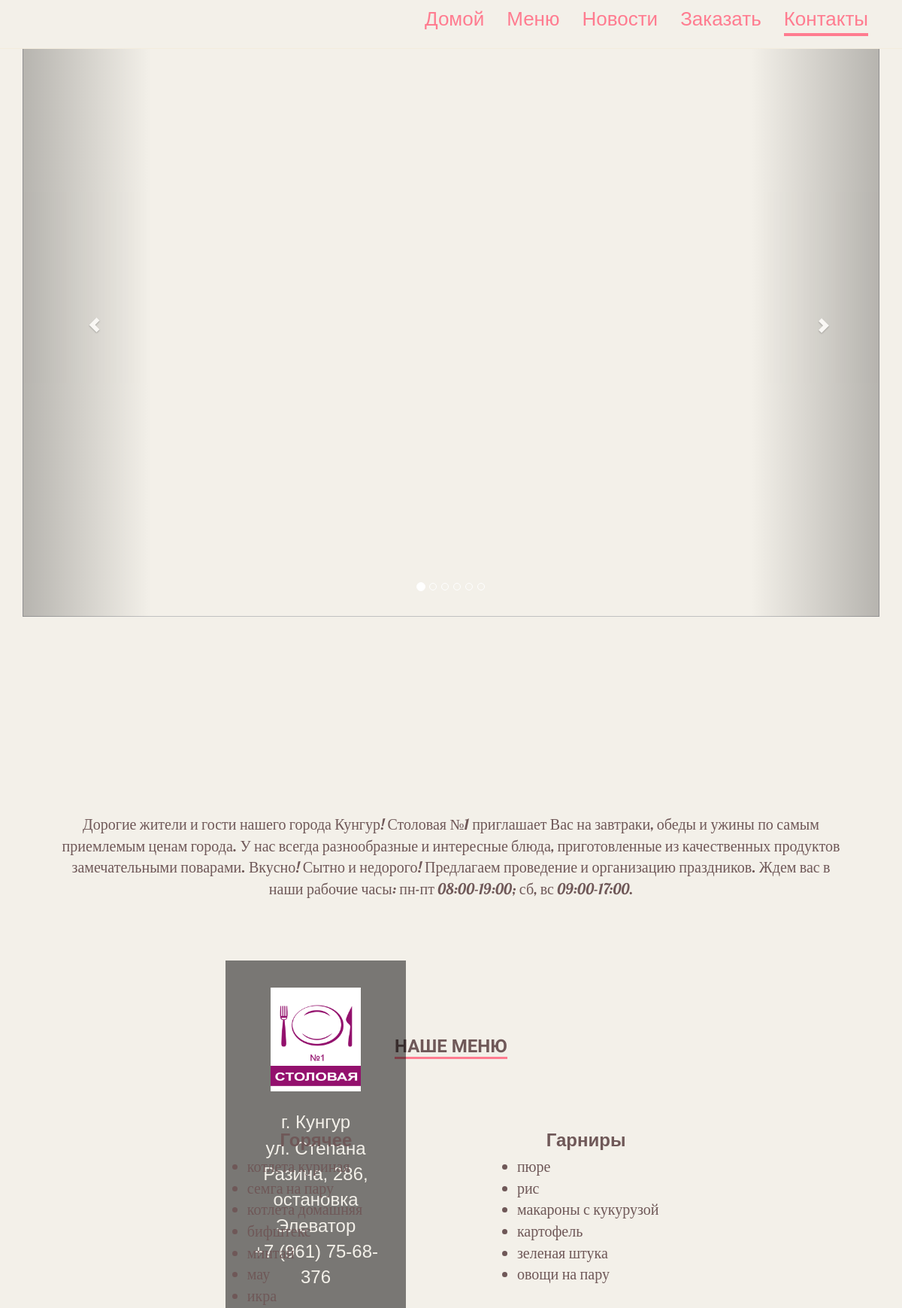
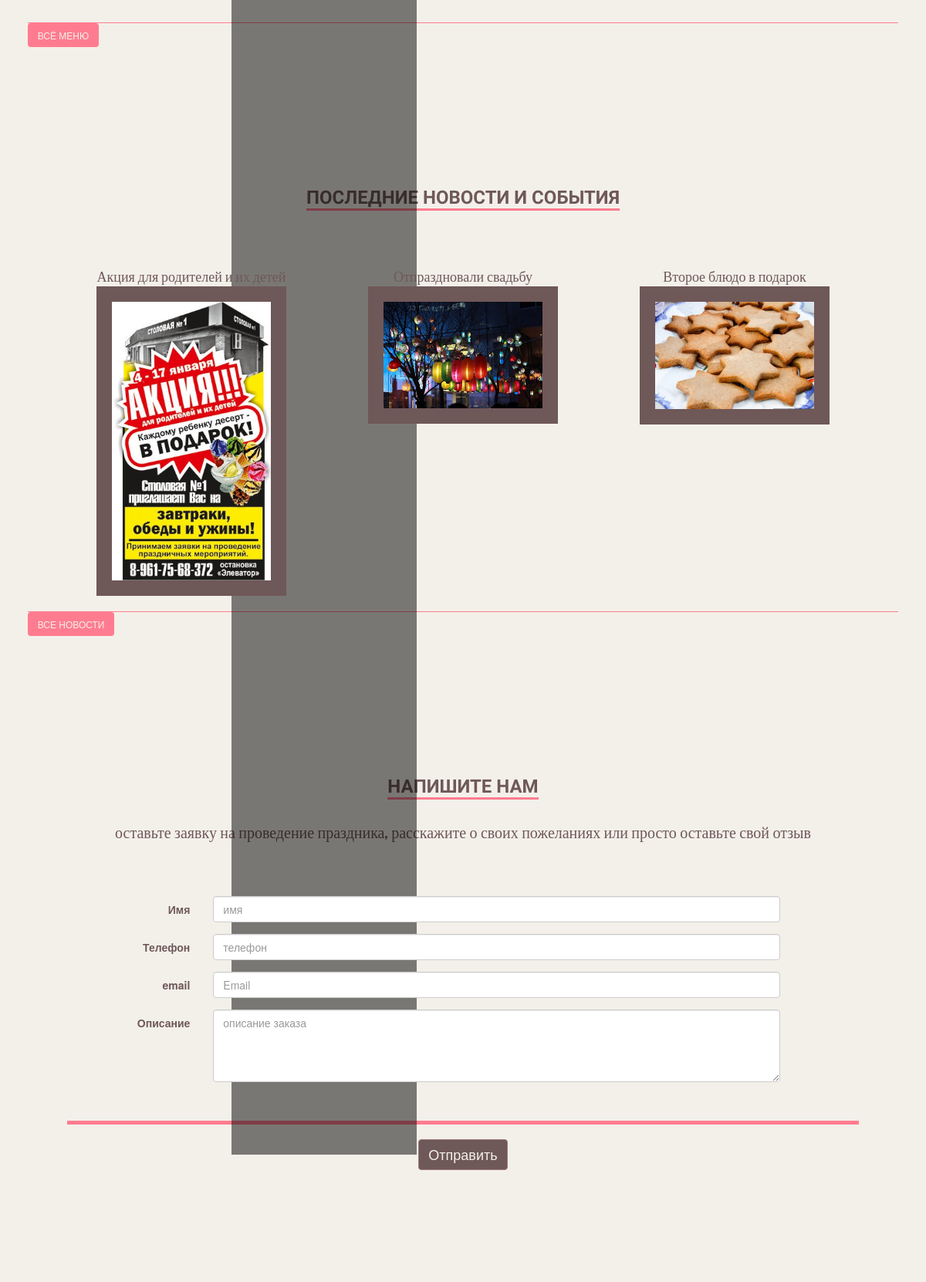
The page / (upper part) on the database its author committed (2 pictures, top to bottom).
### app/models.py (models this page shows, shortened)
class BasicData(models.Model):
    canteen_name = models.CharField(max_length=255,verbose_name=u'название столовой')
    city = models.TextField(verbose_name=u'город')
    street_home = models.TextField(verbose_name=u'улица_дом')
    tel = models.TextField(verbose_name=u'телефон')
    main_descr = models.TextField(verbose_name=u'главный текст')
    contact_text = models.TextField(verbose_name=u'текст для напишите нам')
    email = models.EmailField(blank=True)
    class Meta:
        verbose_name=u"общие данные"
        verbose_name_plural=u"общие данные"

### menuApp/models.py (models this page shows, shortened)
class CategoryMenu(models.Model):
    title = models.CharField(max_length=255)
    text = models.TextField()
    order = models.IntegerField()
    class Meta:
        verbose_name=u"категория"
        verbose_name_plural=u"категории"
        ordering=["order"]

class Dish(models.Model):
    name = models.CharField(max_length=255,verbose_name=u'название')
    descr = models.TextField(verbose_name=u'описание')
    price = models.FloatField(verbose_name=u'цена')
    isToday = models.BooleanField(verbose_name=u'сегодня в меню')
    img = models.ImageField(blank=True,verbose_name=u'фото блюда')
    category = models.ForeignKey(CategoryMenu,verbose_name=u'категория блюда')
    class Meta:
        verbose_name=u"блюдо"
        verbose_name_plural=u"блюда"

### newsApp/models.py (models this page shows, shortened)
class New(models.Model):
    title = models.CharField(max_length=255,verbose_name=u'Название')
    text = models.TextField(verbose_name=u'Текст новости')
    date =  models.DateTimeField(auto_now_add=True,verbose_name=u'Дата')
    category = models.ForeignKey(CategoryNews,verbose_name=u'Категория новости')
    @models.permalink
    def get_absolute_url(self):
        return ('news-detail', [self.id])
    class Meta:
        verbose_name=u"Новость"
        verbose_name_plural=u"Новости"

class New_Photos(models.Model):
    text = models.TextField(verbose_name=u'текст к фото если нужен')
    photo = models.ImageField(blank=True,verbose_name=u'фото')
    isDefault = models.BooleanField(verbose_name=u'обложка альбома')
    new = models.ForeignKey(New,verbose_name=u'фото относится к этой нвоости \ событию')
    def get_photo(self):
        if self.photo:
            return self.photo.url
        else:
            return DEFAULT_PHOTO
    class Meta:
        verbose_name=u"Фото"
        verbose_name_plural=u"Фотографии"

### app/views.py (the view)
# urls.py: url(r'^$', app.views.home, name='home'),
def home(request):
    assert isinstance(request, HttpRequest)
    return render(
        request,
        'app/index.html',
        {
            'news':New.objects.all().order_by('-date')[0:3],
            'dishes':[CategoryMenu.objects.get(title=u'Горячее'),CategoryMenu.objects.get(title=u'Гарниры')],
            'basicdata':BasicData.objects.all()[0]
        }
    )

### app/templates/app/index.html (shortened to what this page needs)
{% extends "app/layout.html" %}
{% block content %}
{% load staticfiles %}
<div class="navbar navbar-fixed-top main-navbar mdl-shadow--4dp" id="main-navbar">
    <div class="container">
        <div class="navbar-collapse collapse" id="main-menu">
            <ul class="nav navbar-nav navbar-right main-navbar-right">
                <li class="first"><a  href="#Home">Домой</a></li>
                <li class="first"><a href="#OurMenu">Меню</a></li>
                <li class="second"><a href="#OurNews">Новости</a></li>
                <li><a href="#Order">Заказать</a></li>
                <li><a href="#OurAddress">Контакты</a></li>
            </ul>
        </div>
    </div>
</div>
<div class="container body-content">
    <div class="container-fluid" id="Home">
        <div id="main-carousel" class="carousel slide" data-ride="carousel">
            <ol class="carousel-indicators">
                <li data-target="#main-carousel" data-slide-to="0" class="active"></li>
                <li data-target="#main-carousel" data-slide-to="1"></li>
                <li data-target="#main-carousel" data-slide-to="2"></li>
                <li data-target="#main-carousel" data-slide-to="3"></li>
                <li data-target="#main-carousel" data-slide-to="4"></li>
                <li data-target="#main-carousel" data-slide-to="5"></li>
            </ol>
            <div class="carousel-inner">
                <div class="item active">
                    <img src="../static/img_sources/carusel/1.jpg" alt="carusel_1.jpg" />
                </div>
            </div>
            <a class="left carousel-control" href="#main-carousel" data-slide="prev">
                <span class="glyphicon glyphicon-chevron-left"></span>
            </a>
            <a class="right carousel-control" href="#main-carousel" data-slide="next">
                <span class="glyphicon glyphicon-chevron-right"></span>
            </a>
        </div>
        <div class="logo-main visible-lg">
            <div class="logo-main-img">
                <img src="../static/img_sources/logo.png" />
            </div>
            <div class="logo-main-adress">
                <div class="">
                    {{basicdata.city}}
                </div>
                <div class="">
                    {{basicdata.street_home}}
                </div>
                <div class="">
                    {{basicdata.tel}}
                </div>
            </div>
        </div>
    </div>
    <section class="main-description" id="Home">
    <div class="row">
        {{basicdata.main_descr}}
    </div>
    </section>
    <section class="our-menu-section hidden_block mdl-shadow--4dp" id="OurMenu">
    <h2><span>Наше меню</span></h2>
    <div class="row our-menu-section-text">
        <div class="col-md-6">
            <h3>{{dishes.0.title}}</h3>
            <ul>
                {%for dsh in dishes.0.dish_set.all%}
                <li>{{dsh.name}}</li>
                {%endfor%}
            </ul>
        </div>
        <div class="col-md-6">
            <h3>{{dishes.1.title}}</h3>
            <ul>
                {%for dsh in dishes.1.dish_set.all%}
                <li>{{dsh.name}}</li>
                {%endfor%}
            </ul>
        </div>
    </div>
    <div class="section-bottom">
        <a class="btn" href="{% url 'menu-list' %}">ВСЁ МЕНЮ</a>
    </div>
    </section>
    <section class="our-news-section hidden_block" id="OurNews">
    <h2><span>Последние новости и события</span></h2>
    <div class="our-news-section-text">
        <div class="row main__news__topnews">
            <div class="col-md-4 main__news__topnews_N hidden_block">
                <a href="{{news.0.get_absolute_url}}">
                    {{news.0.title}}
                    {%for ph in news.0.new_photos_set.all%}
                    {%if ph.isDefault%}
                    <img src={{ph.get_photo}}>
                    {%endif%}
                    {%endfor%}
                </a>
            </div>
            <div class="col-md-4 main__news__topnews_N hidden_block">
                <a href="{{news.1.get_absolute_url}}">
                    {{news.1.title}}
                    {%for ph in news.1.new_photos_set.all%}
                    {%if ph.isDefault%}
                    <img src={{ph.get_photo}}>
                    {%endif%}
                    {%endfor%}
                </a>
            </div>
            <div class="col-md-4 main__news__topnews_N hidden_block">
                <a href="{{news.2.get_absolute_url}}">
                    {{news.2.title}}
                    {%for ph in news.2.new_photos_set.all%}
                    {%if ph.isDefault%}
                    <img src={{ph.get_photo}}>
                    {%endif%}
                    {%endfor%}
                </a>
            </div>
        </div>
    </div>
    <div class="section-bottom">
        <a class="btn" href="{% url 'news-list' %}">ВСЕ НОВОСТИ</a>
    </div>
    </section>
    <section class="order-section hidden_block  mdl-shadow--4dp" id="Order">
    <h2><span>Напишите нам</span></h2>
    <h3>{{basicdata.contact_text}}</h3>
    <div>
        <form class="form-horizontal form-order" action="/sender" method="POST" role="form">
            <div class="modal-body">
                <div class="form-group">
                    <label for="inputName" class="col-sm-2 control-label">Имя</label>
                    <div class="col-sm-10">
                        <input type="text" class="form-control" id="inputName" name ="name" placeholder="имя">
                    </div>
                </div>
                <div class="form-group">
                    <label for="inputTel" class="col-sm-2 control-label">Телефон</label>
                    <div class="col-sm-10">
                        <input type="tel" class="form-control" id="inputTel"name="phone"  placeholder="телефон">
                    </div>
                </div>
                <div class="form-group">
                    <label for="inputEmail3" class="col-sm-2 control-label">email</label>
                    <div class="col-sm-10">
                        <input type="email" class="form-control" id="inputEmail3" name="email" placeholder="Email">
                    </div>
                </div>
                <div class="form-group">
                    <label for="inputDescr" class="col-sm-2 control-label">Описание</label>
                    <div class="col-sm-10">
                        <textarea type="text" class="form-control" id="inputDescr" name="message" placeholder="описание заказа" rows="4"></textarea>
                    </div>
                </div>
            </div>
            <div class="modal-footer modal-footer-form">
                <button class="btn btn-primary" id="sendFormBtn">Отправить</button>
            </div>
        </form>
    </div>
    </section>
</div>
<section class="our-address-section hidden_block" id="OurAddress">
</section>
    {% endblock %}

### app/static/app/content/site.css (style rules this page uses)
.body-content { padding-left: 15px; padding-right: 15px; }
.carousel-inner { color: #4c3c3c; font-family: 'Lobster', cursive; font-size: 20px; }
.carousel-inner img { width:100%; }

### app/static/app/content/styles.css (style rules this page uses)
.main-navbar, .logo-main, .logo-main-sm { font-family: Arial; }
.main-navbar { background-color:#f3f0e9; font-size: 26px; text-decoration: none; color: #ff7c90; border-bottom: 1px solid #f3ecdd; }
.main-navbar a { color: #ff7c90; }
.main-navbar .active > a:after { opacity: 1; transition: opacity 0.5s linear; }
.main-navbar a:after { display: block; content: ""; height: 4px; width: 100%; background-color: #ff7c90; margin-top:8%; opacity: 0; transition: opacity 0.5s linear; }
.first a:after { margin-top:13%; }
.second a:after { margin-top:9%; }
.logo-main { position:absolute; width:20%; height:60%; background-color:rgba(0,0,0,0.5); top:30%; left:25%; }
.logo-main-img, .logo-main-adress { max-height:50%; }
.logo-main-img { padding: 15% 25% 0 25%; }
.logo-main-img img { height: auto; width: 100%; max-height: 100%; background-size: cover; }
.logo-main-adress { padding:10%; text-align:center; font-size: 35px; color: #f3f0e9; }
.main-description { text-align:center; color: #6F5858; font-family: 'Lobster', cursive; font-size: 20px; margin-top:18%; }
@media (max-width: 1701px) { .logo-main-adress { font-size: 30px; } }
@media (max-width: 1566px) { .logo-main { height: 63%; } }
@media (max-width: 1447px) { .logo-main-adress { font-size: 24px; } }
@media (max-width: 1447px) { .logo-main { height: 46%; } }
section { padding:5%; margin:1% 0; color:#6F5858; text-align:center; color: #6F5858; }
.section-bottom { border-top:1px solid #ff7c90; text-align:left; margin-left: -5%; margin-right: -5%; }
.section-bottom .btn { background-color:#ff7c90; color:#f3f0e9; font-size: 12px!important; }
section h2 { font-family: 'Acme', sans-serif; font-weight:bold; font-size: 24px; text-decoration:none; text-transform: uppercase; background: transparent; margin-bottom:7%; margin-top:5%; line-height:1.5; }
section h2 span { border-bottom:3px solid #ff7c90; }
.our-address-section { margin-bottom: 0; padding-bottom:0; }
.our-menu-section-text, .our-address-section-text, .our-news-section-text, .order-section h3 { font-family: 'Lobster', cursive; font-size: 20px; text-align: center; }
.our-menu-section-text { margin: 3% 15%; }
.our-menu-section-text ul { text-align:center; margin: 0 10%; }
.our-menu-section-text ul > li { text-align:left; }
.our-menu-section-text h3 { font-weight:bold; }
.our-news-section-text { margin-bottom: 2%; }
.main__news__topnews_N { font-size:18px; transform:scale(1,1); transition:all 2s; padding: 0 5%; }
.main__news__topnews img { height:auto; width:100%; max-height:100%; background-size:cover; border: 20px solid #6F5858; }
.main__news__topnews_N a { font:inherit; color:inherit; }
.form-order { background: transparent; }
.form-order button { background-color:#6F5858; color:#f3f0e9; border-color:#9D7B7B; font-size:18px; }
.modal-footer-form { text-align:center; border-top:none; }
.form-order .form-control { max-width:90%; }
.order-section h2 { margin-bottom: 3%; }
.order-section h3 { margin-bottom: 5%; }
.modal-footer { border-top: 5px solid #ff7c90; }

### rows shown on the page
BasicData: city "г. Кунгур", street_home "ул. Степана Разина, 286, остановка Элеватор", tel "+7 (961) 75-68-376", main_descr "Дорогие жители и гости нашего города Кунгур! Столовая №1 приглашает Вас на завтраки, обеды и ужины по самым приемлемым ценам города. У нас всегда разнообразные и интересные блюда, приготовленные из качественных продуктов замечательными поварами. Вкусно! Сытно и недорого! Предлагаем проведение и организацию праздников. Ждем вас в наши рабочие часы: пн-пт 08:00-19:00; сб, вс 09:00-17:00.", contact_text "оставьте заявку на проведение праздника, расскажите о своих пожеланиях или просто оставьте свой отзыв"
CategoryMenu: title "Горячее"
Dish: name "котлета куриная"
Dish: name "семга на пару"
Dish: name "котлета домашняя"
Dish: name "бифштекс"
Dish: name "минтай"
Dish: name "мау"
Dish: name "икра"
CategoryMenu: title "Гарниры"
Dish: name "пюре"
Dish: name "рис"
Dish: name "макароны с кукурузой"
Dish: name "картофель"
Dish: name "зеленая штука"
Dish: name "овощи на пару"
New: title "Акция для родителей и их детей"
New_Photos: get_photo (picture)
New: title "Отпраздновали свадьбу"
New_Photos: get_photo (picture)
New: title "Второе блюдо в подарок"
New_Photos: get_photo (picture)
